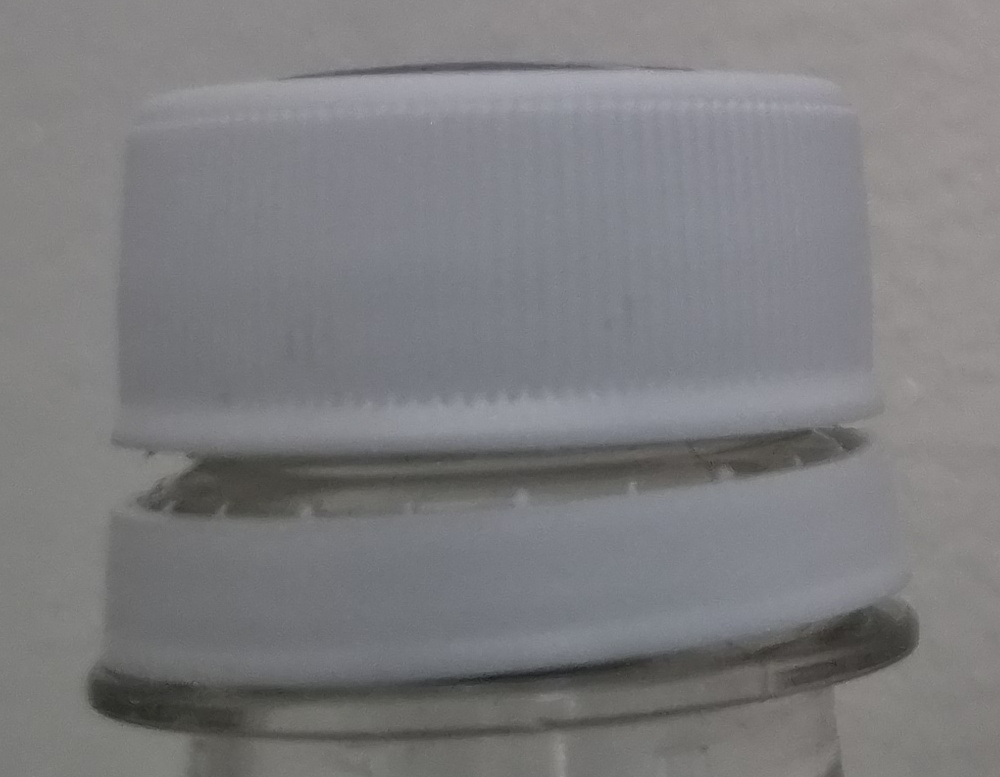
#> input picture sub9/samples/day02/challenge.jpg, 1000 x 777 px, found by its file name
$ python 09_color_space.py
#> lines starting #> are read from the running program, lines starting #| are printed output that depends on the picture
from pathlib import Path

import cv2


image_path = Path("samples/day02/challenge.jpg")
output_dir = Path("outputs/day02/color")
output_dir.mkdir(parents=True, exist_ok=True)

image = cv2.imread(str(image_path))
#> image is the input picture: shape (777, 1000, 3); mean B, G, R 127.3, 125, 125.1

if image is None:
    raise FileNotFoundError(
        f"이미지를 읽지 못했습니다: {image_path}"
    )

gray = cv2.cvtColor(
    image,
    cv2.COLOR_BGR2GRAY,
)

hsv = cv2.cvtColor(
    image,
    cv2.COLOR_BGR2HSV,
)
#> hsv: shape (777, 1000, 3); mean H, S, V 81, 11.7, 129.1

h, s, v = cv2.split(hsv)
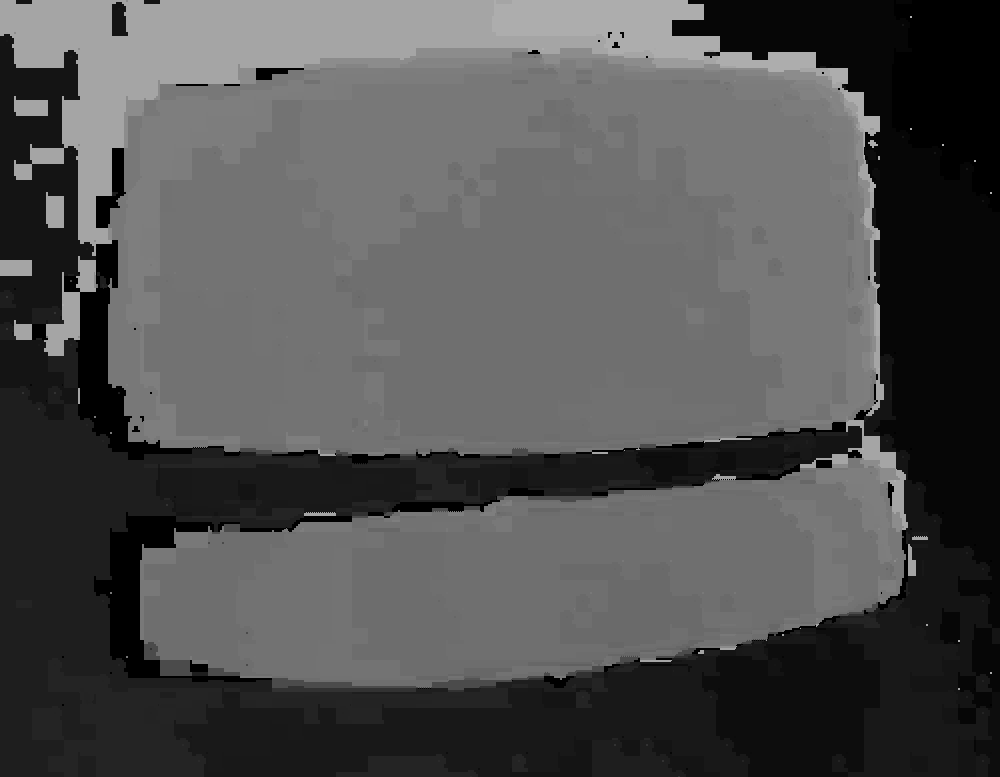
#> h: shape (777, 1000); min 0, max 177, mean 81
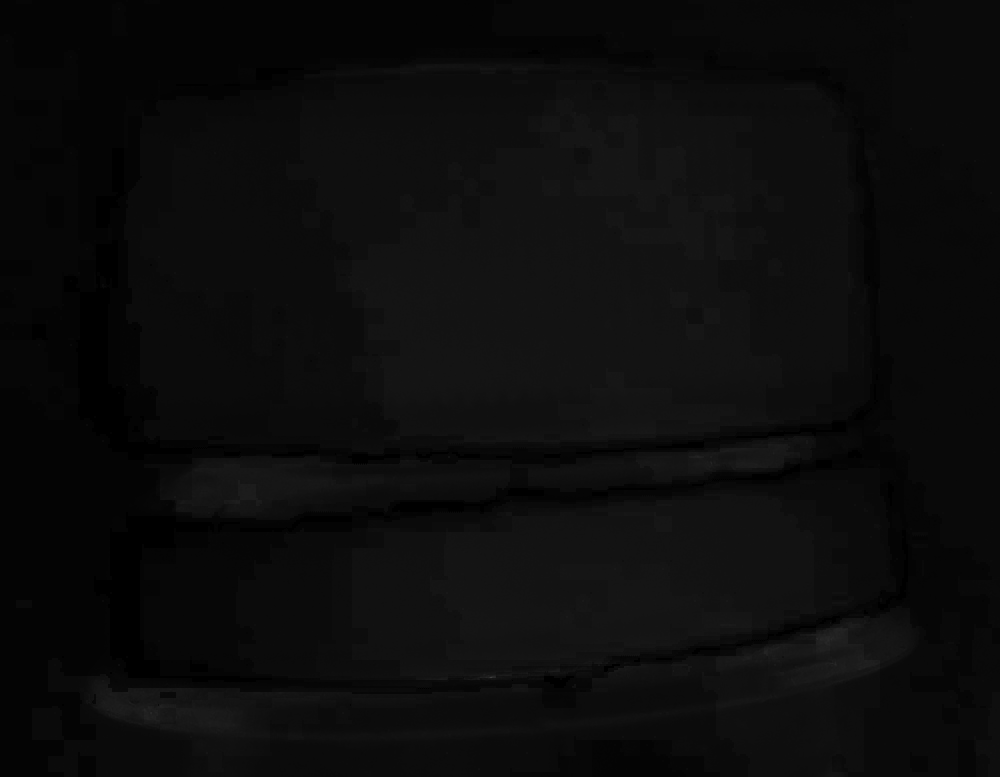
#> s: shape (777, 1000); min 0, max 64, mean 11.7

cv2.imwrite(
    str(output_dir / "original_bgr.jpg"),
    image,
)

cv2.imwrite(
    str(output_dir / "gray.jpg"),
    gray,
)

cv2.imwrite(
    str(output_dir / "h_channel.jpg"),
    h,
)

cv2.imwrite(
    str(output_dir / "s_channel.jpg"),
    s,
)

cv2.imwrite(
    str(output_dir / "v_channel.jpg"),
    v,
)

print("입력 :", image_path)
print("저장 :", output_dir)
print("Color Space 결과 저장 완료")
